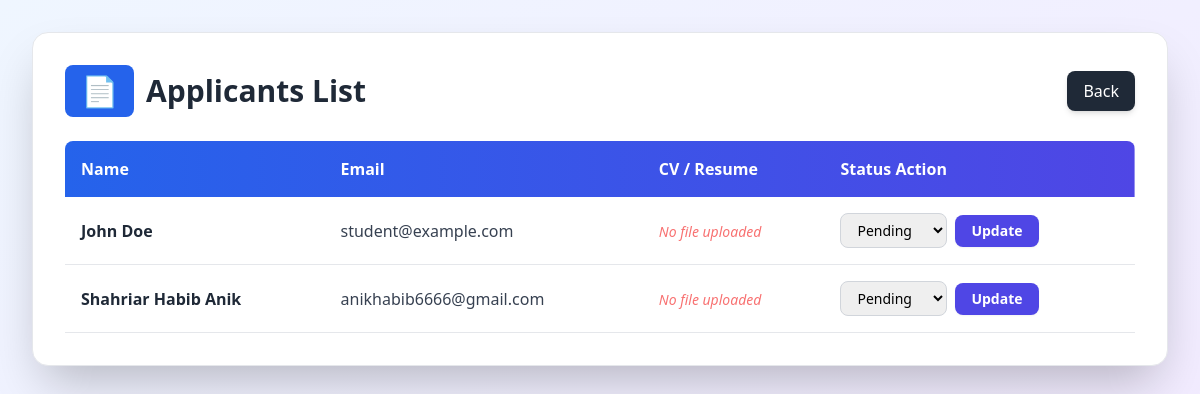
The page /view_applicants.php?internship_id=1 on the database its author committed.
### tables this page shows
CREATE TABLE `applications` (
  `id` int(11) NOT NULL,
  `internship_id` int(11) NOT NULL,
  `user_id` int(11) NOT NULL,
  `cv` varchar(255) DEFAULT NULL,
  `status` enum('pending','accepted','rejected') DEFAULT 'pending',
  `created_at` timestamp NOT NULL DEFAULT current_timestamp(),
  `updated_at` timestamp NOT NULL DEFAULT current_timestamp() ON UPDATE current_timestamp()
);

CREATE TABLE `users` (
  `id` int(11) NOT NULL,
  `name` varchar(255) NOT NULL,
  `email` varchar(255) NOT NULL,
  `phone` varchar(20) DEFAULT NULL,
  `address` varchar(255) DEFAULT NULL,
  `cgpa` decimal(3,2) DEFAULT NULL,
  `role` enum('user','company','admin') NOT NULL DEFAULT 'user',
  `password` varchar(255) NOT NULL,
  `profile_photo` varchar(255) DEFAULT NULL,
  `created_at` timestamp NOT NULL DEFAULT current_timestamp(),
  `updated_at` timestamp NOT NULL DEFAULT current_timestamp() ON UPDATE current_timestamp()
);

### view_applicants.php (the view, shortened to what this page needs)
<?php
include 'db.php';
$internship_id = $_GET['internship_id'];
$stmt = $pdo->prepare("
    SELECT a.*, u.name, u.email
    FROM applications a
    JOIN users u ON a.user_id = u.id
    WHERE a.internship_id = ?
");
$stmt->execute([$internship_id]);
$applicants = $stmt->fetchAll(PDO::FETCH_ASSOC);
?>
<!DOCTYPE html>
<html lang="en">
<head>
    <script src="https://cdn.tailwindcss.com"></script>
</head>
<body class="bg-gradient-to-br from-blue-50 to-purple-100 min-h-screen p-8">
<div class="max-w-6xl mx-auto bg-white shadow-2xl rounded-2xl p-8 border border-gray-200">
   <div class="flex items-center justify-between mb-6">
        <h2 class="text-3xl font-extrabold text-gray-800 flex items-center gap-3">
            <span class="bg-blue-600 text-white px-4 py-2 rounded-lg">📄</span>
            Applicants List
        </h2>
        <a href="Company_dashboard.php"
           class="bg-gray-800 text-white px-4 py-2 rounded-lg hover:bg-gray-900 transition shadow-md">
            Back
        </a>
    </div>
    <?php if($applicants): ?>
    <div class="overflow-x-auto">
        <table class="w-full border-collapse">
            <thead>
                <tr class="bg-gradient-to-r from-blue-600 to-indigo-600 text-white">
                    <th class="p-4 text-left rounded-tl-lg">Name</th>
                    <th class="p-4 text-left">Email</th>
                    <th class="p-4 text-left">CV / Resume</th>
                    <th class="p-4 text-left rounded-tr-lg">Status Action</th>
                </tr>
            </thead>
            <tbody class="bg-white">
            <?php foreach($applicants as $app): ?>
                <tr class="border-b hover:bg-blue-50 transition">
                    <td class="p-4 font-semibold text-gray-800"><?= htmlspecialchars($app['name']) ?></td>
                    <td class="p-4 text-gray-700"><?= htmlspecialchars($app['email']) ?></td>
                    <td class="p-4">
                        <?php
                        $filePath = 'uploads/cv/' . $app['cv'];
                        if(!empty($app['cv']) && file_exists($filePath)){
                            echo "<div class='flex gap-3'>";
                            echo "<a href='$filePath' target='_blank' class='text-blue-600 hover:text-blue-800 font-bold text-sm underline flex items-center gap-1'>View</a>";
                            echo "<a href='$filePath' download class='text-green-600 hover:text-green-800 font-bold text-sm underline flex items-center gap-1'>Download</a>";
                            echo "</div>";
                        } else {
                            echo "<span class='text-red-400 text-sm italic'>No file uploaded</span>";
                        }
                        ?>
                    </td>
                    <td class="p-4">
                        <form method="POST" action="update_status_notification.php" class="flex gap-2 items-center">
                            <select name="status" class="border border-gray-300 rounded-lg px-3 py-1.5 text-sm focus:ring-2 focus:ring-blue-500 outline-none transition">
                                <option value="pending" <?= $app['status'] == 'pending' ? 'selected' : '' ?>>Pending</option>
                            </select>
                            <button type="submit" class="bg-indigo-600 hover:bg-indigo-700 text-white px-4 py-1.5 rounded-lg text-sm font-bold shadow-sm transition active:scale-95">
                                Update
                            </button>
                        </form>
                    </td>
                </tr>
            <?php endforeach; ?>
            </tbody>
        </table>
    </div>
    <?php else: ?>
        <div class="bg-yellow-50 text-yellow-800 border border-yellow-200 p-8 rounded-2xl text-center italic">
            No applicants have applied for this internship yet.
        </div>
    <?php endif; ?>
</div>
</body>
</html>

### rows shown on the page
applications: user.name "John Doe", user.email "student@example.com", shows "No file uploaded", status "Pending"
applications: user.name "Shahriar Habib Anik", user.email "anikhabib6666@gmail.com", shows "No file uploaded", status "Pending"
